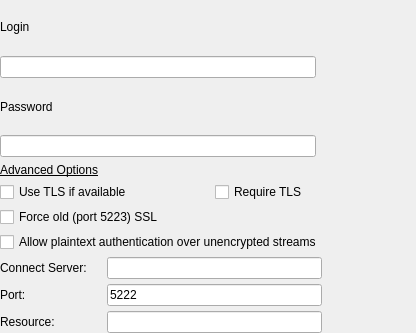
<?xml version="1.0" encoding="UTF-8"?>
<ui version="4.0">
 <class>JabberSettings</class>
 <widget class="QWidget" name="JabberSettings">
  <property name="geometry">
   <rect>
    <x>0</x>
    <y>0</y>
    <width>416</width>
    <height>333</height>
   </rect>
  </property>
  <property name="windowTitle">
   <string>Jabber Settings</string>
  </property>
  <layout class="QGridLayout" name="gridLayout_3">
   <property name="margin">
    <number>0</number>
   </property>
   <item row="0" column="0">
    <layout class="QGridLayout" name="gridLayout">
     <property name="horizontalSpacing">
      <number>0</number>
     </property>
     <property name="verticalSpacing">
      <number>2</number>
     </property>
     <item row="0" column="0">
      <widget class="QLabel" name="loginLabelAccount">
       <property name="text">
        <string>Login</string>
       </property>
      </widget>
     </item>
     <item row="1" column="0">
      <widget class="QLineEdit" name="loginLineEdit">
       <property name="minimumSize">
        <size>
         <width>220</width>
         <height>17</height>
        </size>
       </property>
      </widget>
     </item>
     <item row="2" column="0">
      <widget class="QLabel" name="passwordLabelAccount">
       <property name="text">
        <string>Password</string>
       </property>
      </widget>
     </item>
     <item row="3" column="0">
      <widget class="QLineEdit" name="passwordLineEdit">
       <property name="minimumSize">
        <size>
         <width>220</width>
         <height>17</height>
        </size>
       </property>
       <property name="echoMode">
        <enum>QLineEdit::Password</enum>
       </property>
      </widget>
     </item>
    </layout>
   </item>
   <item row="0" column="1" colspan="2">
    <spacer name="horizontalSpacer">
     <property name="orientation">
      <enum>Qt::Horizontal</enum>
     </property>
     <property name="sizeHint" stdset="0">
      <size>
       <width>85</width>
       <height>20</height>
      </size>
     </property>
    </spacer>
   </item>
   <item row="1" column="0" colspan="2">
    <layout class="QGridLayout" name="gridLayout_2">
     <property name="horizontalSpacing">
      <number>0</number>
     </property>
     <property name="verticalSpacing">
      <number>5</number>
     </property>
     <item row="0" column="0">
      <widget class="QLabel" name="advancedOptionsLabel">
       <property name="text">
        <string>&lt;u&gt;Advanced Options&lt;/u&gt;</string>
       </property>
      </widget>
     </item>
     <item row="1" column="0" colspan="2">
      <widget class="QCheckBox" name="useTLSCheckBox">
       <property name="text">
        <string>Use TLS if available</string>
       </property>
      </widget>
     </item>
     <item row="1" column="2">
      <widget class="QCheckBox" name="requireTLSCheckBox">
       <property name="text">
        <string>Require TLS</string>
       </property>
      </widget>
     </item>
     <item row="2" column="0" colspan="3">
      <widget class="QCheckBox" name="forceOldSSLCheckBox">
       <property name="text">
        <string>Force old (port 5223) SSL</string>
       </property>
      </widget>
     </item>
     <item row="3" column="0" colspan="3">
      <widget class="QCheckBox" name="allowPlainTextAuthenticationCheckBox">
       <property name="text">
        <string>Allow plaintext authentication over unencrypted streams</string>
       </property>
      </widget>
     </item>
     <item row="4" column="0">
      <widget class="QLabel" name="connectlabel">
       <property name="text">
        <string>Connect Server:</string>
       </property>
      </widget>
     </item>
     <item row="4" column="1" colspan="2">
      <widget class="QLineEdit" name="connectServerLineEdit">
       <property name="minimumSize">
        <size>
         <width>0</width>
         <height>17</height>
        </size>
       </property>
      </widget>
     </item>
     <item row="5" column="0">
      <widget class="QLabel" name="portLabel">
       <property name="text">
        <string>Port:</string>
       </property>
      </widget>
     </item>
     <item row="5" column="1" colspan="2">
      <widget class="QLineEdit" name="portLineEdit">
       <property name="minimumSize">
        <size>
         <width>0</width>
         <height>17</height>
        </size>
       </property>
       <property name="text">
        <string>5222</string>
       </property>
      </widget>
     </item>
     <item row="6" column="0">
      <widget class="QLabel" name="label_2">
       <property name="text">
        <string>Resource:</string>
       </property>
      </widget>
     </item>
     <item row="6" column="1" colspan="2">
      <widget class="QLineEdit" name="resourceLineEdit">
       <property name="minimumSize">
        <size>
         <width>0</width>
         <height>17</height>
        </size>
       </property>
      </widget>
     </item>
    </layout>
   </item>
   <item row="1" column="2">
    <spacer name="horizontalSpacer_2">
     <property name="orientation">
      <enum>Qt::Horizontal</enum>
     </property>
     <property name="sizeHint" stdset="0">
      <size>
       <width>79</width>
       <height>20</height>
      </size>
     </property>
    </spacer>
   </item>
  </layout>
 </widget>
 <tabstops>
  <tabstop>loginLineEdit</tabstop>
  <tabstop>passwordLineEdit</tabstop>
  <tabstop>useTLSCheckBox</tabstop>
  <tabstop>requireTLSCheckBox</tabstop>
  <tabstop>forceOldSSLCheckBox</tabstop>
  <tabstop>allowPlainTextAuthenticationCheckBox</tabstop>
  <tabstop>connectServerLineEdit</tabstop>
  <tabstop>portLineEdit</tabstop>
 </tabstops>
 <resources>
  <include location="../../../../resources/wengophone.qrc"/>
  <include location="../../../../resources/wengophone.qrc"/>
 </resources>
 <connections/>
</ui>
